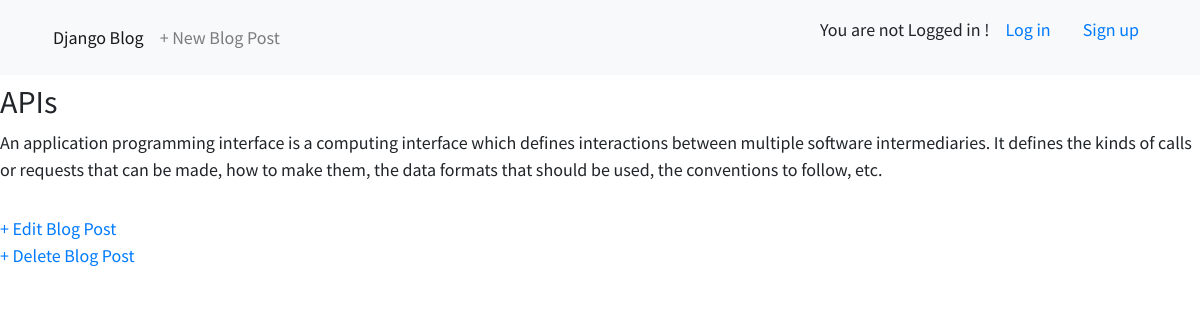
The app's page /post/2/ with its own data.
### blog/models.py (models this page shows, shortened)
class Post(models.Model):
    title = models.CharField(max_length=200)
    author = models.ForeignKey("auth.User", on_delete=models.CASCADE)
    body = models.TextField()

### blog/views.py (the view)
# urls.py: path('post/<int:pk>/', BlogDetailView.as_view(), name='post_detail'),
class BlogDetailView(DetailView):
    model = Post
    template_name = 'post_detail.html'

### templates/post_detail.html
{% extends 'base.html' %}
{% block content %}
<div class="post-entry">
    <h2>
        {{post.title}}
    </h2>
    <p>
        {{post.body}}
    </p>
</div>
<a href="{% url 'post_edit' post.pk   %}">
    + Edit Blog Post
</a>
<br>
<a href="{% url 'post_delete' post.pk   %}">
    + Delete Blog Post
</a>
{% endblock content %}

### static/css/base.css (style rules this page uses)
body { font-family: 'Source Sans Pro', sans-serif; font-size: 18px; }
.post-entry { margin-bottom: 2rem; }
.post-entry h2 { margin: 0.5rem 0; }
.post-entry p { margin: 0; font-weight: 400; }

### records on screen
Post: title "APIs", body "An application programming interface is a computing interface which defines interactions between multiple software intermediaries. It defines the kinds of calls or requests that can be made, how to make them, the data formats that should be used, the conventions to follow, etc."
